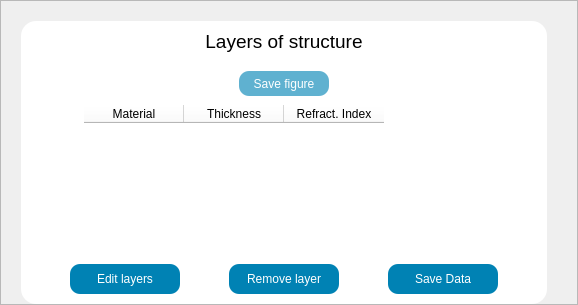
            <widget class="QFrame" name="graphics_frame_4">
             <property name="sizePolicy">
              <sizepolicy hsizetype="Expanding" vsizetype="Preferred">
               <horstretch>0</horstretch>
               <verstretch>0</verstretch>
              </sizepolicy>
             </property>
             <property name="styleSheet">
              <string notr="true"/>
             </property>
             <property name="frameShape">
              <enum>QFrame::StyledPanel</enum>
             </property>
             <property name="frameShadow">
              <enum>QFrame::Raised</enum>
             </property>
             <layout class="QVBoxLayout" name="verticalLayout_55">
              <property name="spacing">
               <number>5</number>
              </property>
              <property name="leftMargin">
               <number>20</number>
              </property>
              <property name="topMargin">
               <number>20</number>
              </property>
              <property name="rightMargin">
               <number>30</number>
              </property>
              <property name="bottomMargin">
               <number>0</number>
              </property>
              <item>
               <widget class="QFrame" name="grafico1_7">
                <property name="styleSheet">
                 <string notr="true">background-color: rgb(255, 255, 255);
border-radius:15px;</string>
                </property>
                <property name="frameShape">
                 <enum>QFrame::StyledPanel</enum>
                </property>
                <property name="frameShadow">
                 <enum>QFrame::Raised</enum>
                </property>
                <layout class="QVBoxLayout" name="verticalLayout_56">
                 <property name="spacing">
                  <number>9</number>
                 </property>
                 <property name="leftMargin">
                  <number>9</number>
                 </property>
                 <property name="rightMargin">
                  <number>9</number>
                 </property>
                 <property name="bottomMargin">
                  <number>10</number>
                 </property>
                 <item>
                  <widget class="QLabel" name="title_graphs_fiber_4">
                   <property name="font">
                    <font>
                     <family>Ubuntu</family>
                     <pointsize>14</pointsize>
                     <italic>false</italic>
                     <bold>false</bold>
                    </font>
                   </property>
                   <property name="styleSheet">
                    <string notr="true">background: transparent;
font: 500 14pt &quot;Ubuntu&quot;;</string>
                   </property>
                   <property name="text">
                    <string>&lt;html&gt;&lt;head/&gt;&lt;body&gt;&lt;p&gt;&lt;span style=&quot; font-family:'inherit';&quot;&gt;Layers of structure&lt;/span&gt;&lt;/p&gt;&lt;/body&gt;&lt;/html&gt;</string>
                   </property>
                   <property name="alignment">
                    <set>Qt::AlignCenter</set>
                   </property>
                  </widget>
                 </item>
                 <item>
                  <widget class="QFrame" name="frame">
                   <property name="sizePolicy">
                    <sizepolicy hsizetype="Expanding" vsizetype="Expanding">
                     <horstretch>0</horstretch>
                     <verstretch>0</verstretch>
                    </sizepolicy>
                   </property>
                   <property name="styleSheet">
                    <string notr="true">border-style: outset;
border-color: rgb(53, 132, 228);
border-width: 2px;
border-radius:20px;</string>
                   </property>
                   <property name="frameShape">
                    <enum>QFrame::StyledPanel</enum>
                   </property>
                   <property name="frameShadow">
                    <enum>QFrame::Raised</enum>
                   </property>
                  </widget>
                 </item>
                 <item>
                  <layout class="QHBoxLayout" name="horizontalLayout_91">
                   <property name="spacing">
                    <number>0</number>
                   </property>
                   <item>
                    <spacer name="horizontalSpacer_215">
                     <property name="orientation">
                      <enum>Qt::Horizontal</enum>
                     </property>
                     <property name="sizeHint" stdset="0">
                      <size>
                       <width>14</width>
                       <height>17</height>
                      </size>
                     </property>
                    </spacer>
                   </item>
                   <item>
                    <widget class="QPushButton" name="btn_save_graph_7">
                     <property name="minimumSize">
                      <size>
                       <width>90</width>
                       <height>25</height>
                      </size>
                     </property>
                     <property name="maximumSize">
                      <size>
                       <width>120</width>
                       <height>25</height>
                      </size>
                     </property>
                     <property name="styleSheet">
                      <string notr="true">QPushButton{
font: 400 11pt &quot;Ubuntu&quot;;
	color: rgb(255, 255,255);
	background-color: rgba(0, 130, 180,160);
	border-color: rgba(0, 100, 130,160);
	border-width: 2px;
	border-radius:10px;
}

QPushButton:hover{
	background-color: rgb(0, 130, 180);
	width: 40;
	height: 35;
}</string>
                     </property>
                     <property name="text">
                      <string>Save figure</string>
                     </property>
                    </widget>
                   </item>
                   <item>
                    <spacer name="horizontalSpacer_217">
                     <property name="orientation">
                      <enum>Qt::Horizontal</enum>
                     </property>
                     <property name="sizeHint" stdset="0">
                      <size>
                       <width>14</width>
                       <height>17</height>
                      </size>
                     </property>
                    </spacer>
                   </item>
                  </layout>
                 </item>
                 <item alignment="Qt::AlignHCenter|Qt::AlignVCenter">
                  <widget class="QTableWidget" name="tableWidget_fiber_4">
                   <property name="sizePolicy">
                    <sizepolicy hsizetype="Expanding" vsizetype="Fixed">
                     <horstretch>0</horstretch>
                     <verstretch>0</verstretch>
                    </sizepolicy>
                   </property>
                   <property name="minimumSize">
                    <size>
                     <width>400</width>
                     <height>150</height>
                    </size>
                   </property>
                   <property name="maximumSize">
                    <size>
                     <width>16777215</width>
                     <height>150</height>
                    </size>
                   </property>
                   <property name="styleSheet">
                    <string notr="true">font: 700 10pt &quot;Ubuntu&quot;;</string>
                   </property>
                   <property name="sizeAdjustPolicy">
                    <enum>QAbstractScrollArea::AdjustToContents</enum>
                   </property>
                   <property name="editTriggers">
                    <set>QAbstractItemView::NoEditTriggers</set>
                   </property>
                   <property name="verticalScrollMode">
                    <enum>QAbstractItemView::ScrollPerPixel</enum>
                   </property>
                   <property name="horizontalScrollMode">
                    <enum>QAbstractItemView::ScrollPerPixel</enum>
                   </property>
                   <property name="wordWrap">
                    <bool>true</bool>
                   </property>
                   <attribute name="horizontalHeaderStretchLastSection">
                    <bool>false</bool>
                   </attribute>
                   <column>
                    <property name="text">
                     <string>Material</string>
                    </property>
                   </column>
                   <column>
                    <property name="text">
                     <string>Thickness</string>
                    </property>
                   </column>
                   <column>
                    <property name="text">
                     <string>Refract. Index</string>
                    </property>
                   </column>
                  </widget>
                 </item>
                 <item>
                  <layout class="QHBoxLayout" name="horizontalLayout_92">
                   <item>
                    <spacer name="horizontalSpacer">
                     <property name="orientation">
                      <enum>Qt::Horizontal</enum>
                     </property>
                     <property name="sizeHint" stdset="0">
                      <size>
                       <width>40</width>
                       <height>20</height>
                      </size>
                     </property>
                    </spacer>
                   </item>
                   <item>
                    <widget class="QPushButton" name="btn_edit_layers">
                     <property name="sizePolicy">
                      <sizepolicy hsizetype="Minimum" vsizetype="Preferred">
                       <horstretch>0</horstretch>
                       <verstretch>0</verstretch>
                      </sizepolicy>
                     </property>
                     <property name="minimumSize">
                      <size>
                       <width>110</width>
                       <height>30</height>
                      </size>
                     </property>
                     <property name="maximumSize">
                      <size>
                       <width>130</width>
                       <height>16777215</height>
                      </size>
                     </property>
                     <property name="styleSheet">
                      <string notr="true">QPushButton{
	font: 400 11pt &quot;Ubuntu&quot;;
	color: rgb(255, 255,255);
	background-color: rgb(0, 130, 180);
	border-color: rgb(0, 100, 130);
	border-width: 2px;
	border-radius:10px;
}

QPushButton:hover{
	background: rgb(0, 0, 255);
	width: 40;
	height: 35;
}</string>
                     </property>
                     <property name="text">
                      <string>Edit layers</string>
                     </property>
                    </widget>
                   </item>
                   <item>
                    <spacer name="horizontalSpacer_218">
                     <property name="orientation">
                      <enum>Qt::Horizontal</enum>
                     </property>
                     <property name="sizeHint" stdset="0">
                      <size>
                       <width>40</width>
                       <height>20</height>
                      </size>
                     </property>
                    </spacer>
                   </item>
                   <item>
                    <widget class="QPushButton" name="btn_remove_layers">
                     <property name="sizePolicy">
                      <sizepolicy hsizetype="Minimum" vsizetype="Preferred">
                       <horstretch>0</horstretch>
                       <verstretch>0</verstretch>
                      </sizepolicy>
                     </property>
                     <property name="minimumSize">
                      <size>
                       <width>110</width>
                       <height>30</height>
                      </size>
                     </property>
                     <property name="maximumSize">
                      <size>
                       <width>130</width>
                       <height>16777215</height>
                      </size>
                     </property>
                     <property name="styleSheet">
                      <string notr="true">QPushButton{
	font: 400 11pt &quot;Ubuntu&quot;;
	color: rgb(255, 255,255);
	background-color: rgb(0, 130, 180);
	border-color: rgb(0, 100, 130);
	border-width: 2px;
	border-radius:10px;
}

QPushButton:hover{
	background-color: rgb(200, 200, 70);
	border-color: rgb(0, 120, 40);
	width: 40;
	height: 35;
}</string>
                     </property>
                     <property name="text">
                      <string>Remove layer</string>
                     </property>
                    </widget>
                   </item>
                   <item>
                    <spacer name="horizontalSpacer_219">
                     <property name="orientation">
                      <enum>Qt::Horizontal</enum>
                     </property>
                     <property name="sizeType">
                      <enum>QSizePolicy::Preferred</enum>
                     </property>
                     <property name="sizeHint" stdset="0">
                      <size>
                       <width>40</width>
                       <height>20</height>
                      </size>
                     </property>
                    </spacer>
                   </item>
                   <item>
                    <widget class="QPushButton" name="btn_save_table">
                     <property name="sizePolicy">
                      <sizepolicy hsizetype="Minimum" vsizetype="Preferred">
                       <horstretch>0</horstretch>
                       <verstretch>0</verstretch>
                      </sizepolicy>
                     </property>
                     <property name="minimumSize">
                      <size>
                       <width>110</width>
                       <height>30</height>
                      </size>
                     </property>
                     <property name="maximumSize">
                      <size>
                       <width>130</width>
                       <height>16777215</height>
                      </size>
                     </property>
                     <property name="styleSheet">
                      <string notr="true">QPushButton{
	font: 400 11pt &quot;Ubuntu&quot;;
	color: rgb(255, 255,255);
	background-color: rgb(0, 130, 180);
	border-color: rgb(0, 100, 130);
	border-width: 2px;
	border-radius:10px;
}

QPushButton:hover{
	background-color: rgb(00, 140, 70);
	border-color: rgb(0, 120, 40);
	width: 40;
	height: 35;
}</string>
                     </property>
                     <property name="text">
                      <string>Save Data</string>
                     </property>
                    </widget>
                   </item>
                   <item>
                    <spacer name="horizontalSpacer_220">
                     <property name="orientation">
                      <enum>Qt::Horizontal</enum>
                     </property>
                     <property name="sizeHint" stdset="0">
                      <size>
                       <width>40</width>
                       <height>20</height>
                      </size>
                     </property>
                    </spacer>
                   </item>
                  </layout>
                 </item>
                </layout>
               </widget>
              </item>
             </layout>
            </widget>
